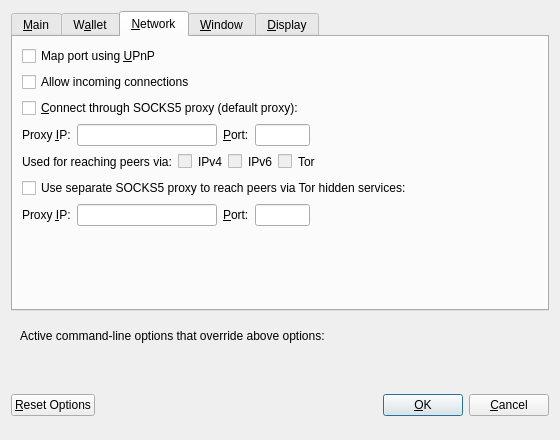
<?xml version="1.0" encoding="UTF-8"?>
<ui version="4.0">
 <class>OptionsDialog</class>
 <widget class="QDialog" name="OptionsDialog">
  <property name="geometry">
   <rect>
    <x>0</x>
    <y>0</y>
    <width>560</width>
    <height>440</height>
   </rect>
  </property>
  <property name="windowTitle">
   <string>Options</string>
  </property>
  <property name="modal">
   <bool>true</bool>
  </property>
  <layout class="QVBoxLayout" name="verticalLayout">
   <item>
    <widget class="QTabWidget" name="tabWidget">
     <property name="currentIndex">
      <number>2</number>
     </property>
     <widget class="QWidget" name="tabMain">
      <attribute name="title">
       <string>&amp;Main</string>
      </attribute>
      <layout class="QVBoxLayout" name="verticalLayout_Main">
       <item>
        <widget class="QCheckBox" name="solbitAtStartup">
         <property name="toolTip">
          <string>Automatically start %1 after logging in to the system.</string>
         </property>
         <property name="text">
          <string>&amp;Start %1 on system login</string>
         </property>
        </widget>
       </item>
       <item>
        <layout class="QHBoxLayout" name="horizontalLayout_3_Main">
         <item>
          <widget class="QLabel" name="threadsScriptVerifLabel">
           <property name="text">
            <string>Number of script &amp;verification threads</string>
           </property>
           <property name="textFormat">
            <enum>Qt::PlainText</enum>
           </property>
           <property name="buddy">
            <cstring>threadsScriptVerif</cstring>
           </property>
          </widget>
         </item>
         <item>
          <widget class="QSpinBox" name="threadsScriptVerif">
           <property name="toolTip">
            <string>(0 = auto, &lt;0 = leave that many cores free)</string>
           </property>
          </widget>
         </item>
         <item>
          <spacer name="horizontalSpacer_3_Main">
           <property name="orientation">
            <enum>Qt::Horizontal</enum>
           </property>
           <property name="sizeHint" stdset="0">
            <size>
             <width>40</width>
             <height>20</height>
            </size>
           </property>
          </spacer>
         </item>
        </layout>
       </item>
       <item>
        <spacer name="verticalSpacer_Main">
         <property name="orientation">
          <enum>Qt::Vertical</enum>
         </property>
         <property name="sizeHint" stdset="0">
          <size>
           <width>20</width>
           <height>40</height>
          </size>
         </property>
        </spacer>
       </item>
      </layout>
     </widget>
     <widget class="QWidget" name="tabWallet">
      <attribute name="title">
       <string>W&amp;allet</string>
      </attribute>
      <layout class="QVBoxLayout" name="verticalLayout_Wallet">
       <item>
        <widget class="QGroupBox" name="groupBox">
         <property name="title">
          <string>Expert</string>
         </property>
         <layout class="QVBoxLayout" name="verticalLayout_2">
          <item>
           <widget class="QCheckBox" name="coinControlFeatures">
            <property name="toolTip">
             <string>Whether to show coin control features or not.</string>
            </property>
            <property name="text">
             <string>Enable coin &amp;control features</string>
            </property>
           </widget>
          </item>
          <item>
           <widget class="QCheckBox" name="spendZeroConfChange">
            <property name="toolTip">
             <string>If you disable the spending of unconfirmed change, the change from a transaction cannot be used until that transaction has at least one confirmation. This also affects how your balance is computed.</string>
            </property>
            <property name="text">
             <string>&amp;Spend unconfirmed change</string>
            </property>
           </widget>
          </item>
         </layout>
        </widget>
       </item>
       <item>
        <spacer name="verticalSpacer_Wallet">
         <property name="orientation">
          <enum>Qt::Vertical</enum>
         </property>
         <property name="sizeHint" stdset="0">
          <size>
           <width>20</width>
           <height>40</height>
          </size>
         </property>
        </spacer>
       </item>
      </layout>
     </widget>
     <widget class="QWidget" name="tabNetwork">
      <attribute name="title">
       <string>&amp;Network</string>
      </attribute>
      <layout class="QVBoxLayout" name="verticalLayout_Network">
       <item>
        <widget class="QCheckBox" name="mapPortUpnp">
         <property name="toolTip">
          <string>Automatically open the Solbit client port on the router. This only works when your router supports UPnP and it is enabled.</string>
         </property>
         <property name="text">
          <string>Map port using &amp;UPnP</string>
         </property>
        </widget>
       </item>
       <item>
        <widget class="QCheckBox" name="allowIncoming">
         <property name="toolTip">
          <string>Accept connections from outside.</string>
         </property>
         <property name="text">
          <string>Allow incoming connections</string>
         </property>
        </widget>
       </item>
       <item>
        <widget class="QCheckBox" name="connectSocks">
         <property name="toolTip">
          <string>Connect to the Solbit network through a SOCKS5 proxy.</string>
         </property>
         <property name="text">
          <string>&amp;Connect through SOCKS5 proxy (default proxy):</string>
         </property>
        </widget>
       </item>
       <item>
        <layout class="QHBoxLayout" name="horizontalLayout_1_Network">
         <item>
          <widget class="QLabel" name="proxyIpLabel">
           <property name="text">
            <string>Proxy &amp;IP:</string>
           </property>
           <property name="textFormat">
            <enum>Qt::PlainText</enum>
           </property>
           <property name="buddy">
            <cstring>proxyIp</cstring>
           </property>
          </widget>
         </item>
         <item>
          <widget class="QValidatedLineEdit" name="proxyIp">
           <property name="minimumSize">
            <size>
             <width>140</width>
             <height>0</height>
            </size>
           </property>
           <property name="maximumSize">
            <size>
             <width>140</width>
             <height>16777215</height>
            </size>
           </property>
           <property name="toolTip">
            <string>IP address of the proxy (e.g. IPv4: 127.0.0.1 / IPv6: ::1)</string>
           </property>
          </widget>
         </item>
         <item>
          <widget class="QLabel" name="proxyPortLabel">
           <property name="text">
            <string>&amp;Port:</string>
           </property>
           <property name="textFormat">
            <enum>Qt::PlainText</enum>
           </property>
           <property name="buddy">
            <cstring>proxyPort</cstring>
           </property>
          </widget>
         </item>
         <item>
          <widget class="QLineEdit" name="proxyPort">
           <property name="minimumSize">
            <size>
             <width>55</width>
             <height>0</height>
            </size>
           </property>
           <property name="maximumSize">
            <size>
             <width>55</width>
             <height>16777215</height>
            </size>
           </property>
           <property name="toolTip">
            <string>Port of the proxy (e.g. 9050)</string>
           </property>
          </widget>
         </item>
         <item>
          <spacer name="horizontalSpacer_1_Network">
           <property name="orientation">
            <enum>Qt::Horizontal</enum>
           </property>
           <property name="sizeHint" stdset="0">
            <size>
             <width>40</width>
             <height>20</height>
            </size>
           </property>
          </spacer>
         </item>
        </layout>
       </item>
       <item>
        <layout class="QHBoxLayout" name="horizontalLayout_2_Network">
         <item>
          <widget class="QLabel" name="proxyActiveNets">
           <property name="text">
            <string>Used for reaching peers via:</string>
           </property>
           <property name="textFormat">
            <enum>Qt::PlainText</enum>
           </property>
          </widget>
         </item>
         <item>
          <widget class="QCheckBox" name="proxyReachIPv4">
           <property name="enabled">
            <bool>false</bool>
           </property>
           <property name="toolTip">
            <string>Shows, if the supplied default SOCKS5 proxy is used to reach peers via this network type.</string>
           </property>
           <property name="text">
            <string/>
           </property>
          </widget>
         </item>
         <item>
          <widget class="QLabel" name="proxyReachIPv4Label">
           <property name="text">
            <string>IPv4</string>
           </property>
           <property name="textFormat">
            <enum>Qt::PlainText</enum>
           </property>
          </widget>
         </item>
         <item>
          <widget class="QCheckBox" name="proxyReachIPv6">
           <property name="enabled">
            <bool>false</bool>
           </property>
           <property name="toolTip">
            <string>Shows, if the supplied default SOCKS5 proxy is used to reach peers via this network type.</string>
           </property>
           <property name="text">
            <string/>
           </property>
          </widget>
         </item>
         <item>
          <widget class="QLabel" name="proxyReachIPv6Label">
           <property name="text">
            <string>IPv6</string>
           </property>
           <property name="textFormat">
            <enum>Qt::PlainText</enum>
           </property>
          </widget>
         </item>
         <item>
          <widget class="QCheckBox" name="proxyReachTor">
           <property name="enabled">
            <bool>false</bool>
           </property>
           <property name="toolTip">
            <string>Shows, if the supplied default SOCKS5 proxy is used to reach peers via this network type.</string>
           </property>
           <property name="text">
            <string/>
           </property>
          </widget>
         </item>
         <item>
          <widget class="QLabel" name="proxyReachTorLabel">
           <property name="text">
            <string>Tor</string>
           </property>
           <property name="textFormat">
            <enum>Qt::PlainText</enum>
           </property>
          </widget>
         </item>
         <item>
          <spacer name="horizontalSpacer_2_Network">
           <property name="orientation">
            <enum>Qt::Horizontal</enum>
           </property>
           <property name="sizeHint" stdset="0">
            <size>
             <width>40</width>
             <height>20</height>
            </size>
           </property>
          </spacer>
         </item>
        </layout>
       </item>
       <item>
        <widget class="QCheckBox" name="connectSocksTor">
         <property name="toolTip">
          <string>Connect to the Solbit network through a separate SOCKS5 proxy for Tor hidden services.</string>
         </property>
         <property name="text">
          <string>Use separate SOCKS5 proxy to reach peers via Tor hidden services:</string>
         </property>
        </widget>
       </item>
       <item>
        <layout class="QHBoxLayout" name="horizontalLayout_3_Network">
         <item>
          <widget class="QLabel" name="proxyIpTorLabel">
           <property name="text">
            <string>Proxy &amp;IP:</string>
           </property>
           <property name="textFormat">
            <enum>Qt::PlainText</enum>
           </property>
           <property name="buddy">
            <cstring>proxyIpTor</cstring>
           </property>
          </widget>
         </item>
         <item>
          <widget class="QValidatedLineEdit" name="proxyIpTor">
           <property name="minimumSize">
            <size>
             <width>140</width>
             <height>0</height>
            </size>
           </property>
           <property name="maximumSize">
            <size>
             <width>140</width>
             <height>16777215</height>
            </size>
           </property>
           <property name="toolTip">
            <string>IP address of the proxy (e.g. IPv4: 127.0.0.1 / IPv6: ::1)</string>
           </property>
          </widget>
         </item>
         <item>
          <widget class="QLabel" name="proxyPortTorLabel">
           <property name="text">
            <string>&amp;Port:</string>
           </property>
           <property name="textFormat">
            <enum>Qt::PlainText</enum>
           </property>
           <property name="buddy">
            <cstring>proxyPortTor</cstring>
           </property>
          </widget>
         </item>
         <item>
          <widget class="QLineEdit" name="proxyPortTor">
           <property name="minimumSize">
            <size>
             <width>55</width>
             <height>0</height>
            </size>
           </property>
           <property name="maximumSize">
            <size>
             <width>55</width>
             <height>16777215</height>
            </size>
           </property>
           <property name="toolTip">
            <string>Port of the proxy (e.g. 9050)</string>
           </property>
          </widget>
         </item>
         <item>
          <spacer name="horizontalSpacer_4_Network">
           <property name="orientation">
            <enum>Qt::Horizontal</enum>
           </property>
           <property name="sizeHint" stdset="0">
            <size>
             <width>40</width>
             <height>20</height>
            </size>
           </property>
          </spacer>
         </item>
        </layout>
       </item>
       <item>
        <spacer name="verticalSpacer_Network">
         <property name="orientation">
          <enum>Qt::Vertical</enum>
         </property>
         <property name="sizeHint" stdset="0">
          <size>
           <width>20</width>
           <height>40</height>
          </size>
         </property>
        </spacer>
       </item>
      </layout>
     </widget>
     <widget class="QWidget" name="tabWindow">
      <attribute name="title">
       <string>&amp;Window</string>
      </attribute>
      <layout class="QVBoxLayout" name="verticalLayout_Window">
       <item>
        <widget class="QCheckBox" name="minimizeToTray">
         <property name="toolTip">
          <string>Show only a tray icon after minimizing the window.</string>
         </property>
         <property name="text">
          <string>&amp;Minimize to the tray instead of the taskbar</string>
         </property>
        </widget>
       </item>
       <item>
        <widget class="QCheckBox" name="minimizeOnClose">
         <property name="toolTip">
          <string>Minimize instead of exit the application when the window is closed. When this option is enabled, the application will be closed only after selecting Exit in the menu.</string>
         </property>
         <property name="text">
          <string>M&amp;inimize on close</string>
         </property>
        </widget>
       </item>
       <item>
        <spacer name="verticalSpacer_Window">
         <property name="orientation">
          <enum>Qt::Vertical</enum>
         </property>
         <property name="sizeHint" stdset="0">
          <size>
           <width>20</width>
           <height>40</height>
          </size>
         </property>
        </spacer>
       </item>
      </layout>
     </widget>
     <widget class="QWidget" name="tabDisplay">
      <attribute name="title">
       <string>&amp;Display</string>
      </attribute>
      <layout class="QVBoxLayout" name="verticalLayout_Display">
       <item>
        <layout class="QHBoxLayout" name="horizontalLayout_1_Display">
         <item>
          <widget class="QLabel" name="langLabel">
           <property name="text">
            <string>User Interface &amp;language:</string>
           </property>
           <property name="textFormat">
            <enum>Qt::PlainText</enum>
           </property>
           <property name="buddy">
            <cstring>lang</cstring>
           </property>
          </widget>
         </item>
         <item>
          <widget class="QValueComboBox" name="lang">
           <property name="toolTip">
            <string>The user interface language can be set here. This setting will take effect after restarting %1.</string>
           </property>
          </widget>
         </item>
        </layout>
       </item>
       <item>
        <layout class="QHBoxLayout" name="horizontalLayout_2_Display">
         <item>
          <widget class="QLabel" name="unitLabel">
           <property name="text">
            <string>&amp;Unit to show amounts in:</string>
           </property>
           <property name="textFormat">
            <enum>Qt::PlainText</enum>
           </property>
           <property name="buddy">
            <cstring>unit</cstring>
           </property>
          </widget>
         </item>
         <item>
          <widget class="QValueComboBox" name="unit">
           <property name="toolTip">
            <string>Choose the default subdivision unit to show in the interface and when sending coins.</string>
           </property>
          </widget>
         </item>
        </layout>
       </item>
       <item>
        <layout class="QHBoxLayout" name="horizontalLayout_3_Display">
         <item>
          <widget class="QLabel" name="thirdPartyTxUrlsLabel">
           <property name="toolTip">
            <string>Third party URLs (e.g. a block explorer) that appear in the transactions tab as context menu items. %s in the URL is replaced by transaction hash. Multiple URLs are separated by vertical bar |.</string>
           </property>
           <property name="text">
            <string>Third party transaction URLs</string>
           </property>
           <property name="buddy">
            <cstring>thirdPartyTxUrls</cstring>
           </property>
          </widget>
         </item>
         <item>
          <widget class="QLineEdit" name="thirdPartyTxUrls">
           <property name="toolTip">
            <string>Third party URLs (e.g. a block explorer) that appear in the transactions tab as context menu items. %s in the URL is replaced by transaction hash. Multiple URLs are separated by vertical bar |.</string>
           </property>
          </widget>
         </item>
        </layout>
       </item>
       <item>
        <spacer name="verticalSpacer_Display">
         <property name="orientation">
          <enum>Qt::Vertical</enum>
         </property>
         <property name="sizeHint" stdset="0">
          <size>
           <width>20</width>
           <height>40</height>
          </size>
         </property>
        </spacer>
       </item>
      </layout>
     </widget>
    </widget>
   </item>
   <item>
    <widget class="QFrame" name="frame">
     <layout class="QVBoxLayout" name="verticalLayout_Bottom">
      <item>
       <layout class="QHBoxLayout" name="horizontalLayout_Bottom">
        <item>
         <widget class="QLabel" name="overriddenByCommandLineInfoLabel">
          <property name="text">
           <string>Active command-line options that override above options:</string>
          </property>
          <property name="textFormat">
           <enum>Qt::PlainText</enum>
          </property>
         </widget>
        </item>
        <item>
         <spacer name="horizontalSpacer_Bottom">
          <property name="orientation">
           <enum>Qt::Horizontal</enum>
          </property>
          <property name="sizeHint" stdset="0">
           <size>
            <width>40</width>
            <height>20</height>
           </size>
          </property>
         </spacer>
        </item>
       </layout>
      </item>
      <item>
       <widget class="QLabel" name="overriddenByCommandLineLabel">
        <property name="text">
         <string/>
        </property>
        <property name="textFormat">
         <enum>Qt::PlainText</enum>
        </property>
        <property name="wordWrap">
         <bool>true</bool>
        </property>
       </widget>
      </item>
     </layout>
    </widget>
   </item>
   <item>
    <layout class="QHBoxLayout" name="horizontalLayout_Buttons">
     <item>
      <widget class="QPushButton" name="resetButton">
       <property name="toolTip">
        <string>Reset all client options to default.</string>
       </property>
       <property name="text">
        <string>&amp;Reset Options</string>
       </property>
       <property name="autoDefault">
        <bool>false</bool>
       </property>
      </widget>
     </item>
     <item>
      <spacer name="horizontalSpacer_1">
       <property name="orientation">
        <enum>Qt::Horizontal</enum>
       </property>
       <property name="sizeHint" stdset="0">
        <size>
         <width>40</width>
         <height>48</height>
        </size>
       </property>
      </spacer>
     </item>
     <item>
      <widget class="QLabel" name="statusLabel">
       <property name="minimumSize">
        <size>
         <width>200</width>
         <height>0</height>
        </size>
       </property>
       <property name="font">
        <font>
         <weight>75</weight>
         <bold>true</bold>
        </font>
       </property>
       <property name="text">
        <string/>
       </property>
       <property name="textFormat">
        <enum>Qt::PlainText</enum>
       </property>
       <property name="wordWrap">
        <bool>true</bool>
       </property>
      </widget>
     </item>
     <item>
      <spacer name="horizontalSpacer_2">
       <property name="orientation">
        <enum>Qt::Horizontal</enum>
       </property>
       <property name="sizeHint" stdset="0">
        <size>
         <width>40</width>
         <height>48</height>
        </size>
       </property>
      </spacer>
     </item>
     <item>
      <widget class="QPushButton" name="okButton">
       <property name="text">
        <string>&amp;OK</string>
       </property>
       <property name="autoDefault">
        <bool>false</bool>
       </property>
       <property name="default">
        <bool>true</bool>
       </property>
      </widget>
     </item>
     <item>
      <widget class="QPushButton" name="cancelButton">
       <property name="text">
        <string>&amp;Cancel</string>
       </property>
       <property name="autoDefault">
        <bool>false</bool>
       </property>
      </widget>
     </item>
    </layout>
   </item>
  </layout>
 </widget>
 <customwidgets>
  <customwidget>
   <class>QValidatedLineEdit</class>
   <extends>QLineEdit</extends>
   <header>qvalidatedlineedit.h</header>
  </customwidget>
  <customwidget>
   <class>QValueComboBox</class>
   <extends>QComboBox</extends>
   <header>qvaluecombobox.h</header>
  </customwidget>
 </customwidgets>
 <resources/>
 <connections/>
</ui>
